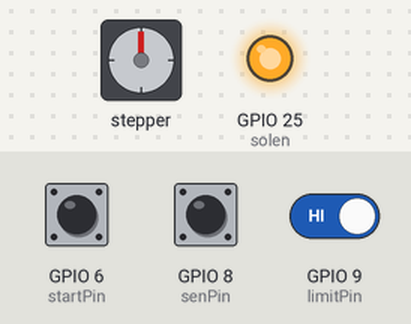
The sketch below on a simulated ESP32. Shown: stepper motor, output pins drawn as LEDs (lit = HIGH). Inputs (shaded band) come from the test bench; at power-on: GPIO 6 (startPin) HIGH, GPIO 8 (senPin) HIGH, GPIO 9 (limitPin) HIGH. Stepper angles assume 400 steps per turn; what the sketch prints to the serial monitor is not drawn.

Above: at 15.2 s.
15.3 s: GPIO 6 (startPin) pulled LOW for 0.15 s
17.2 s: GPIO 8 (senPin) pulled LOW for 0.15 s
18.8 s: GPIO 8 (senPin) pulled LOW for 1 s
22.8 s: GPIO 8 (senPin) driven LOW and GPIO 9 (limitPin) driven LOW
At 23.7 s:
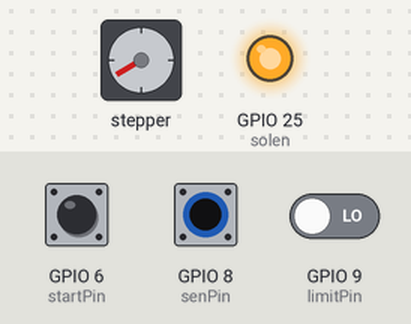
25.8 s: GPIO 8 (senPin) driven HIGH
At 26.7 s:
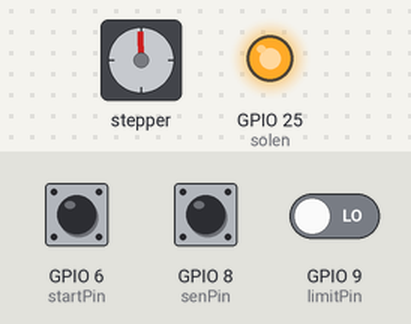
28.5 s: GPIO 8 (senPin) driven LOW
At 29.9 s:
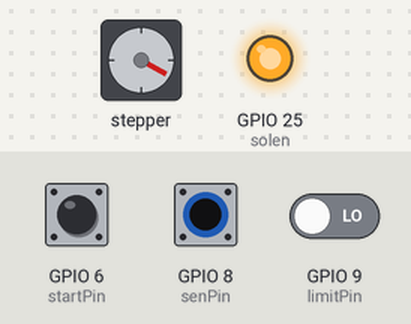
At 34.4 s:
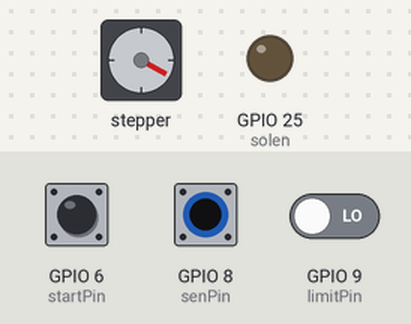
Timing chart, 0 to 36.0 s (numbered marks = the images above; inputs shaded):
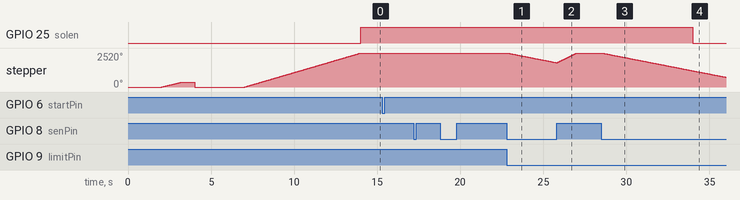

Measured:
- after the input at 22.8 s, stepper: keeps turning counter-clockwise at about 242°/s, starting at once
- after the input at 25.8 s, GPIO 25 (solen): stays HIGH (without the input it goes to LOW after 2.5 s)
- after the input at 28.5 s, GPIO 25 (solen): HIGH → LOW after 5.5 s; stepper: keeps turning counter-clockwise at about 241°/s, starting at once
- by itself, stepper: turns 360° clockwise in 1.2 s, then 360° counter-clockwise in 0.00 s, then 2520° clockwise in 7.0 s

The sketch:

Site_Iteration_22June.ino
```cpp
#include <MobaTools.h>

const byte stepPin = 18;
const byte dirPin = 19;
const int stepsPerRev = 400;
const long collectPos = 2800;

#define startPin 6  // Pin connected to the push button
#define limitPin 9  // Reference switch
const byte senPin = 8; // Cloth sensor
#define solen 25  // Relay switch pin
int buttonPressed = 0; // To track if the button is pressed
bool motorShouldRun = false;  // To track if the motor should be running
bool clothDetected = false;

int fwdSpeed = 400;
int bwdSpeed = 1000;

int limit_count = 0;
bool limswitch = 0;

int hOme = 0;
int pos = 0;

unsigned long forwardStartTime = 0;  // Track the start time of forward motion
bool relayActivated = false;  // Track the relay activation state

MoToStepper stepper1(stepsPerRev, STEPDIR);

void setup() {
  Serial.begin(115200);
  stepper1.attach(stepPin, dirPin);
  stepper1.setRampLen(400);

  pinMode(startPin, INPUT_PULLUP);  // Use internal pull-up resistor
  pinMode(limitPin, INPUT_PULLUP);
  pinMode(senPin, INPUT_PULLUP);
  pinMode(solen, OUTPUT);

  homing();
  set_pos();
}

void loop() {
  Serial.print("buttonPressed:" + buttonPressed);
  if (digitalRead(startPin) == LOW) {
    buttonPressed = 1;
  }

  if ((hOme == 2) && (limit_count >= 1) && (pos == 1) && (buttonPressed == 1)) {
    int sen = digitalRead(senPin);
    if (sen == 0) {
      clothDetected = true;
      motor();
    }
    Serial.print("CLOTH DETECTED:"); Serial.println(clothDetected);
  }


}

void homing() {
  stepper1.setRampLen(400);
  stepper1.setSpeed(600);
  while (digitalRead(limitPin) != HIGH && limit_count == 0) {
    stepper1.rotate(-1);
    Serial.print(limswitch);
    Serial.println("Finding END");
  }

  if (digitalRead(limitPin) == HIGH && limit_count == 0) {
    stepper1.stop();
    Serial.println("END POSITION");
    limit_count += 1;
    limswitch = HIGH;
    hOme = 1;
  }
  stepper1.setZero();
  delay(2000);
  stepper1.setSpeed(500);
  stepper1.moveTo(400);
  limswitch = LOW;
  delay(2000);
  while (digitalRead(limitPin) != HIGH && limit_count == 1) {
    stepper1.rotate(-1);
    Serial.print(limswitch);
    Serial.println("Finding END2");
  }
  if (digitalRead(limitPin) == HIGH && limit_count == 1) {
    stepper1.stop();
    Serial.println("END POSITION2");
    limit_count += 1;
    limswitch = HIGH;
    hOme = 2;
  }
  Serial.print("limit_count:"); Serial.println(limit_count);
  Serial.print("limswitch:"); Serial.println(limswitch);
  Serial.print("hOme:"); Serial.println(hOme);
  Serial.print("POS:"); Serial.println(pos);
  stepper1.setZero();
  delay(2000);
}

void set_pos() {
  while (hOme == 2 && limit_count > 1 && limswitch == HIGH && pos == 0) {
    delay(1000);
    stepper1.setRampLen(200);
    stepper1.setSpeed(600);
    stepper1.moveTo(collectPos);

    while (stepper1.moving()) {
      Serial.println("MOVING to Pos1");
    }

    pos = 1;
    Serial.println("StartPositionSet, READY TO USE");
    digitalWrite(solen, HIGH);
    buttonPressed = 0;
  }
  Serial.print("POS:"); Serial.println(pos);
}

void motor() {
  if (clothDetected) {
    stepper1.setRampLen(100);
    // Move forward while sensor is detecting cloth (value is 0)
    stepper1.setSpeed(fwdSpeed);
    forwardStartTime = millis();  // Record the start time of forward motion
    relayActivated = false;  // Ensure relay is initially deactivated

    while ((digitalRead(senPin) == 0) && (digitalRead(limitPin) != HIGH)) {
      stepper1.rotate(-1);
      delay(500);

      if (millis() - forwardStartTime >= 5500 && !relayActivated) {
        digitalWrite(solen, LOW);
        relayActivated = true;
      }
      if (digitalRead(limitPin) == HIGH) {
        stepper1.stop();
      }

      delay(1);  // Small delay to prevent motor stuttering
    }
    stepper1.stop();
    digitalWrite(solen, HIGH);
    // Move backward to the predefined collecting position
    stepper1.setSpeed(bwdSpeed);
    stepper1.moveTo(collectPos);
    Serial.println("Moving backward to collecting position");

    while (stepper1.moving()) {
      // No delay here to ensure continuous movement
    }

    motorShouldRun = false;  // Reset the flag when the complete oscillation is done
    clothDetected = false;  // Reset cloth detection flag
    relayActivated = false;  // Reset relay activation flag
  }
}
```
